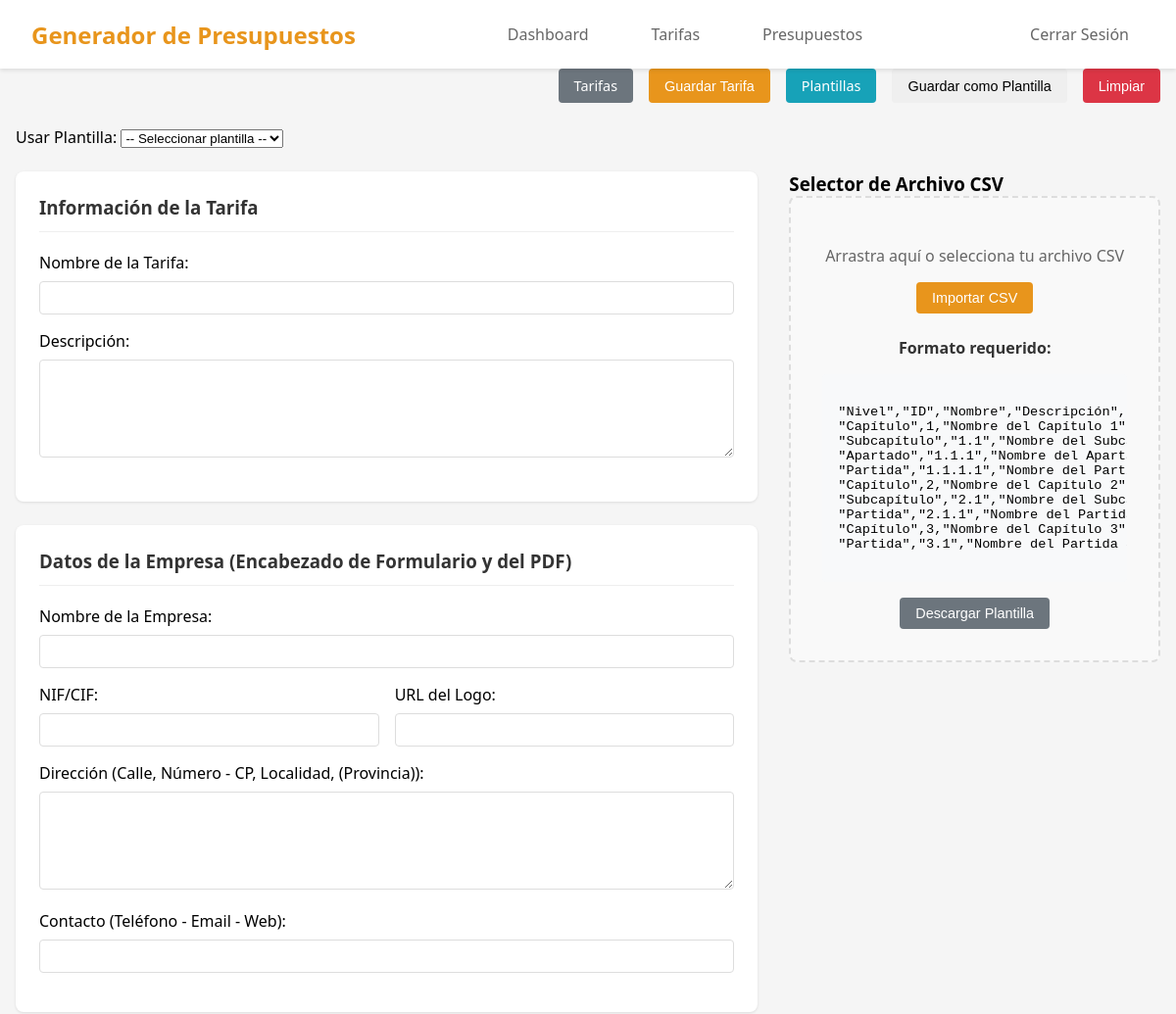
/upload-tariff.php (signed in, upper part), run on an earlier commit of the app's database.
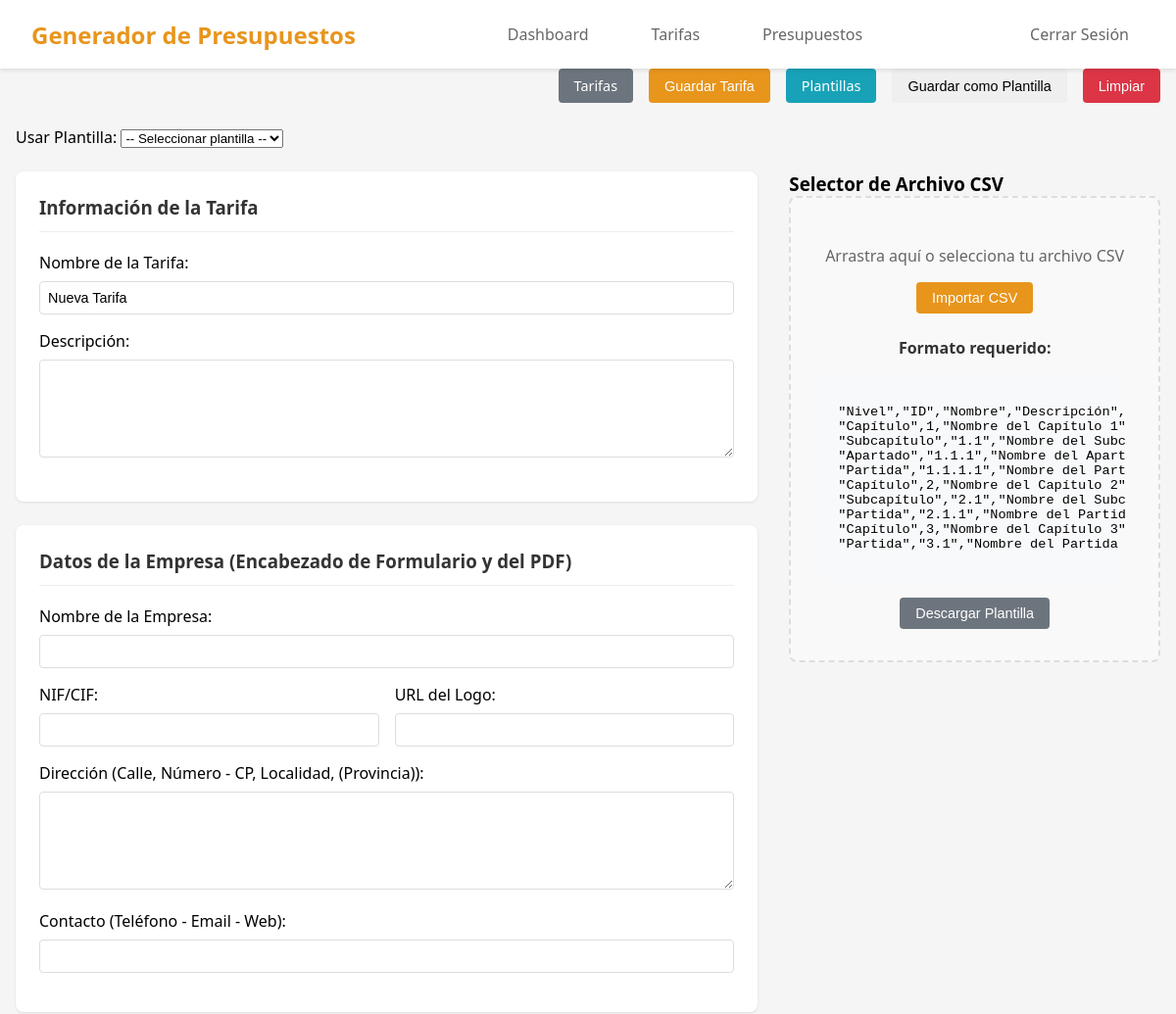
And on a later commit of the database.
### tables this page shows
CREATE TABLE templates (
    id INT AUTO_INCREMENT PRIMARY KEY,
    name VARCHAR(255) NOT NULL,
    description TEXT,
    is_system BOOLEAN DEFAULT FALSE,
    template_data JSON NOT NULL,
    created_by INT NOT NULL,
    created_at TIMESTAMP DEFAULT CURRENT_TIMESTAMP,
    FOREIGN KEY (created_by) REFERENCES users(id) ON DELETE CASCADE,
    INDEX idx_system (is_system),
    INDEX idx_created_by (created_by)
);

### public/upload-tariff.php (the view, shortened to what the changed rows need)
<?php
$pdo = getConnection();
$stmt = $pdo->prepare("SELECT * FROM templates WHERE is_system = 1 LIMIT 1");
$stmt->execute();
$systemTemplate = $stmt->fetch();
$templateData = null;
if (isset($_GET['template']) && $_GET['template']) {
    $stmt = $pdo->prepare("SELECT * FROM templates WHERE id = ?");
    $stmt->execute([$_GET['template']]);
    $template = $stmt->fetch();
    if ($template) {
        $templateData = json_decode($template['template_data'], true);
    }
} elseif ($systemTemplate) {
    $templateData = json_decode($systemTemplate['template_data'], true);
}
?>
<!DOCTYPE html>
<html lang="es">
<head>
    <link rel="stylesheet" href="assets/css/header-styles.css">
    <link rel="stylesheet" href="assets/css/new-tariff-styles.css">
</head>
<body>
    <div class="container">
        <div class="main-content">
            <div class="left-column">
                <form id="tariffForm" method="POST" enctype="multipart/form-data">
                    <div class="form-section">
                        <div class="form-group">
                            <label for="tariff_name">Nombre de la Tarifa:</label>
                            <input type="text" id="tariff_name" name="tariff_name" required value="<?= htmlspecialchars($_POST['tariff_name'] ?? $templateData['title'] ?? '') ?>">
                        </div>
                    </div>
                </form>
            </div>
        </div>
    </div>
</body>
</html>

What changed in the data, as far as the page shows it:
added templates: tariff_name "Nueva Tarifa"
